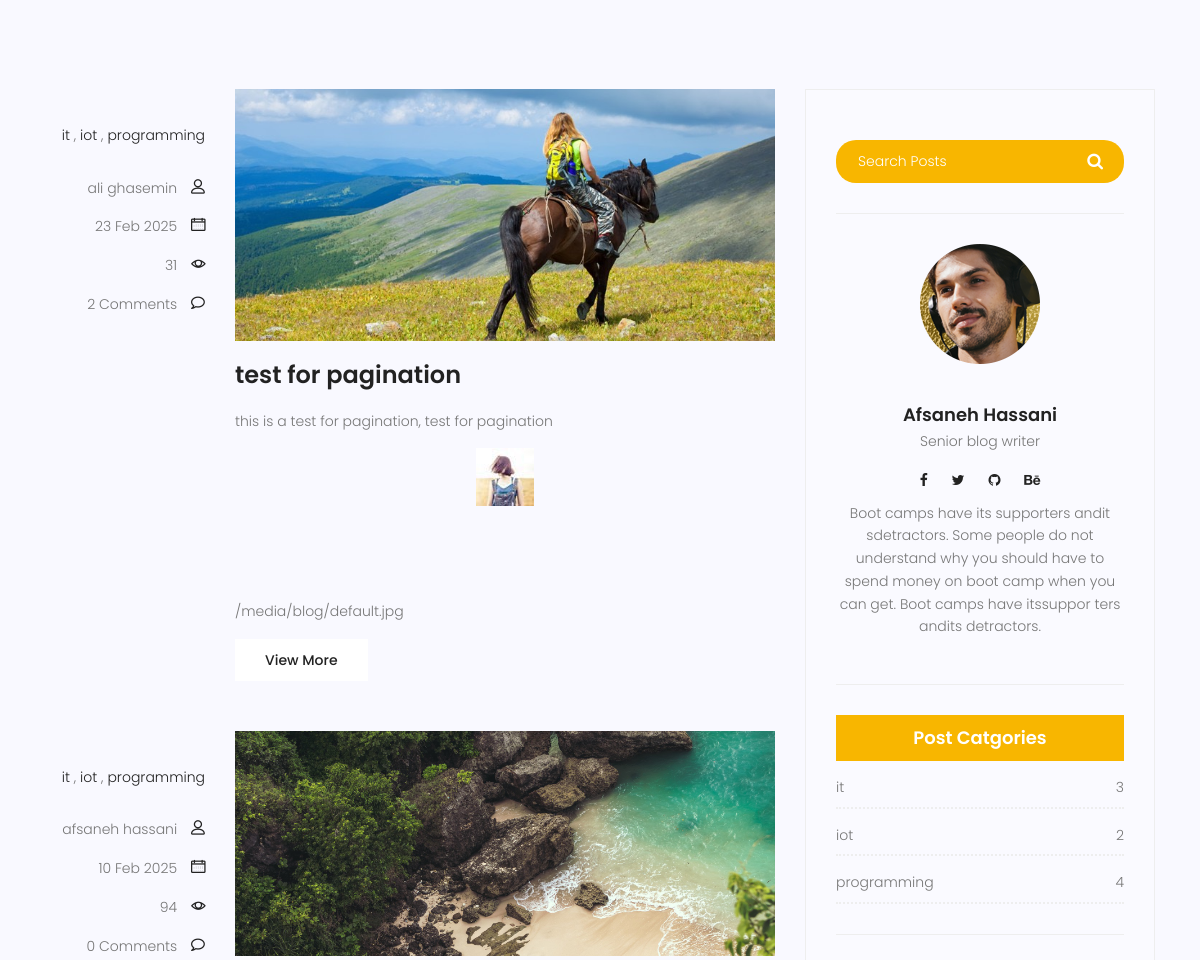
Before: /blog/ (middle part) with the older database file.
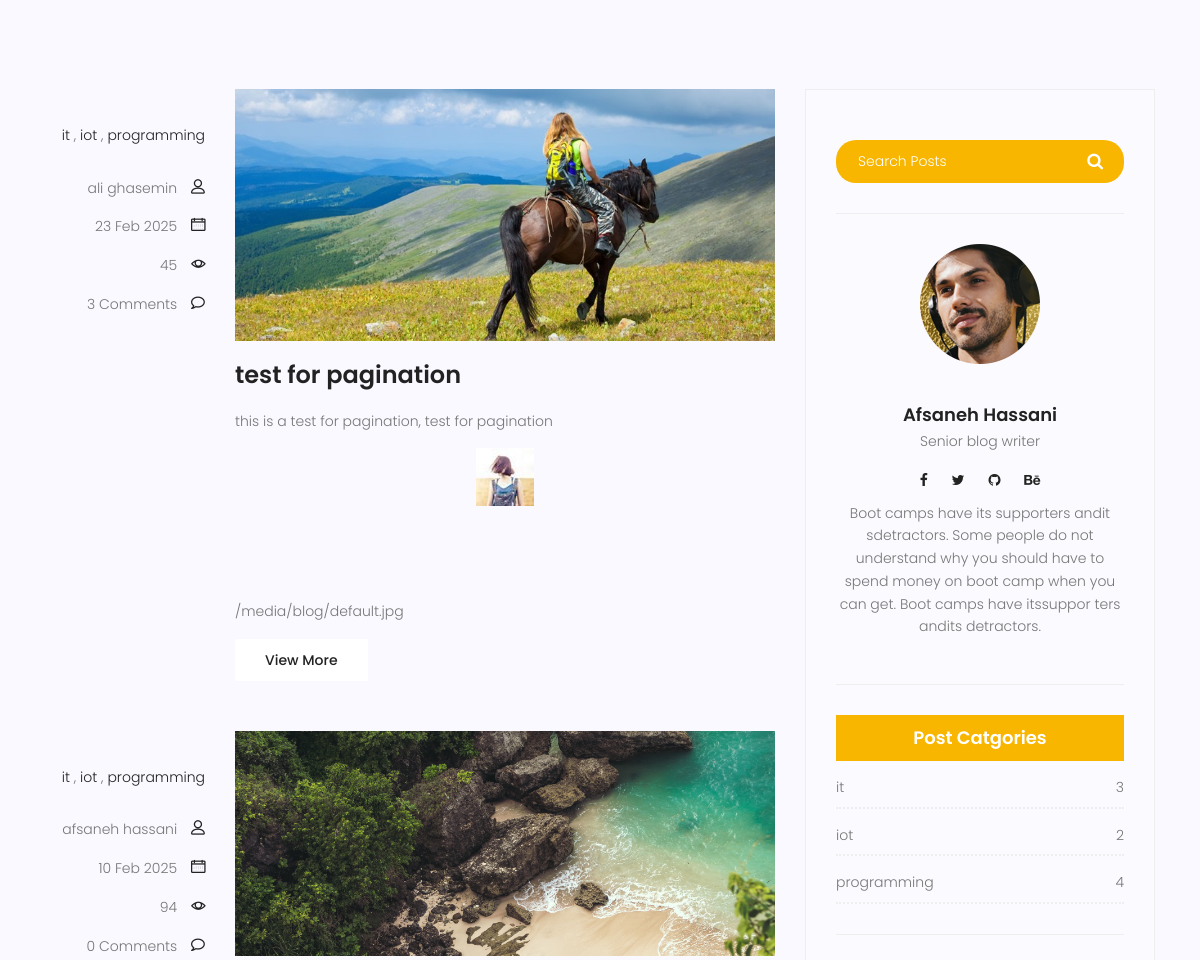
After: the same page with the newer database file.
### blog/models.py (models this page shows, shortened)
class Post(models.Model):
    image=models.ImageField(upload_to='blog/',default='blog/default.jpg')
    author=models.ForeignKey(User,on_delete=models.SET_NULL,null=True)
    title=models.CharField(max_length=255)
    content=models.TextField()
    tags=TaggableManager()
    category=models.ManyToManyField(Category)
    counted_view=models.IntegerField(default=0)
    status=models.BooleanField(default=False)
    login_requires=models.BooleanField(default=False)
    published_date=models.DateTimeField(null=True)
    created_date=models.DateTimeField(auto_now_add=True)
    updated_date=models.DateTimeField(auto_now=True)
    class Meta:
        ordering=['-created_date']

### blog/views.py (the view)
# urls.py: path('', blog_view, name='index'),
def blog_view(request,**kwargs):
    posts=Post.objects.filter(published_date__lte=timezone.now(),status=1)
    if kwargs.get('cat_name')!=None:
        posts=posts.filter(category__name=kwargs['cat_name'])
    if kwargs.get('author_username')!=None:
        posts=posts.filter(author__username=kwargs['author_username'])
    if kwargs.get('tag_name')!=None:
        posts=posts.filter(tags__name__in=[kwargs['tag_name']])
    posts=Paginator(posts,3)
    try:
        page_number=request.GET.get('page')
        posts=posts.get_page(page_number)
    except PageNotAnInteger:
        posts=posts.get_page(1)
    except EmptyPage:
        posts=posts.get_page(1)
    context={'posts': posts}
    return render(request,'blog/blog-home.html',context)

### blog/models.py (called while the page is built)
    def __str__(self):
        return self.name

### blog/templatetags/blog-tags.py (called while the page is built)
@register.simple_tag(name='comments_count')
def function(pid):
    return Comment.objects.filter(post=pid, approved=True).count()

@register.inclusion_tag('blog/blog-post-categories.html')
def postcategories():
    posts=Post.objects.filter(status=1)
    categories=Category.objects.all()
    cat_dict={}
    for name in categories:
        cat_dict[name]=posts.filter(category=name).count()
    return {'categories':cat_dict}

### templates/blog/blog-home.html (shortened to what this page needs)
{% extends 'base.html' %}
{% load static %}
{% load blog-tags %}
{% block content %}
  <section class="top-category-widget-area pt-90 pb-90">
  </section>
  <section class="post-content-area">
    <div class="container">
      <div class="row">
        <div class="col-lg-8 posts-list">
          {%for post in posts%}
          <div class="single-post row">
            <div class="col-lg-3 col-md-3 meta-details">
              <ul class="tags">
                {%for cat in post.category.all%}
                <li> <a href='{% url 'blog:category' cat_name=cat.name %}'> {{cat.name}}</a> {%if not forloop.last %},{% endif %}</li>
                {%endfor%}
              </ul>
              <div class="user-details row">
                <p class="user-name col-lg-12 col-md-12 col-6">
                  <a href="{%url 'blog:author' author_username=post.author.username%}">{{post.author.get_full_name}}</a> <span class="lnr lnr-user"></span>
                </p>
                <p class="date col-lg-12 col-md-12 col-6">
                  <a href="#">{{post.published_date|date:'d M Y'}}</a> <span class="lnr lnr-calendar-full"></span>
                </p>
                <p class="view col-lg-12 col-md-12 col-6">
                  <a href="#">{{post.counted_view}}</a> <span class="lnr lnr-eye"></span>
                </p>
                <p class="comments col-lg-12 col-md-12 col-6">
                  <a href="#">{% comments_count post.id %} Comments</a> <span class="lnr lnr-bubble"></span>
                </p>
              </div>
            </div>
            <div class="col-lg-9 col-md-9">
              <div class="feature-img">
                <img class="img-fluid" src="{{post.image.url}}" alt="" />
              </div>
              <a class="posts-title" href={% url 'blog:single' pid=post.id %}><h3>{{post.title}}</h3></a>
              <p class="excert">{{post.content|truncatewords:20|safe}}
                {{post.image.url}}
              </p>
              <a href={% url 'blog:single' pid=post.id %} class="primary-btn">View More</a>
            </div>
          </div>
          {%endfor%}
        </div>
        <div class="col-lg-4 sidebar-widgets">
          <div class="widget-wrap">
            {%include 'blog/blog-search.html'%}
            {%include 'blog/blog-writer.html'%}
            {% postcategories %}
          </div>
        </div>
      </div>
    </div>
  </section>
{% endblock %}

Changed rows visible on the page:
changed Post "test for pagination": counted_view "31" → "45"; id "2" → "3"
